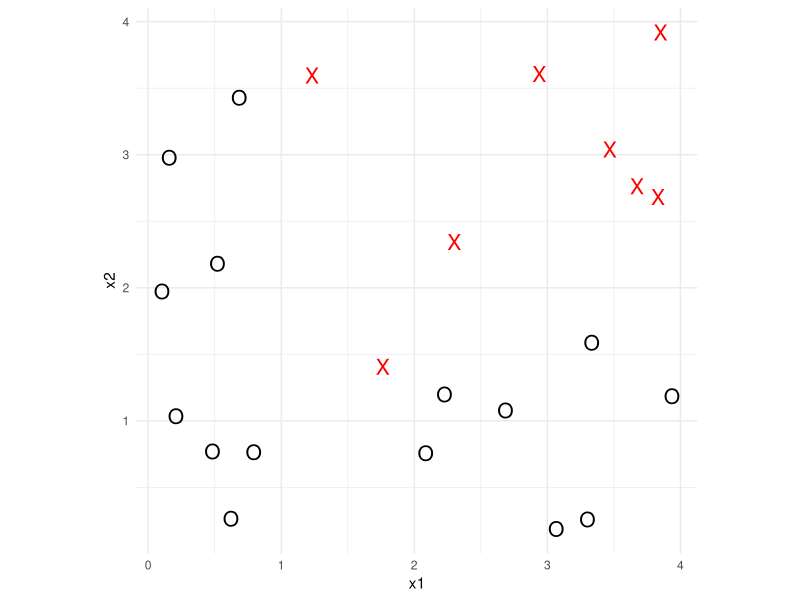
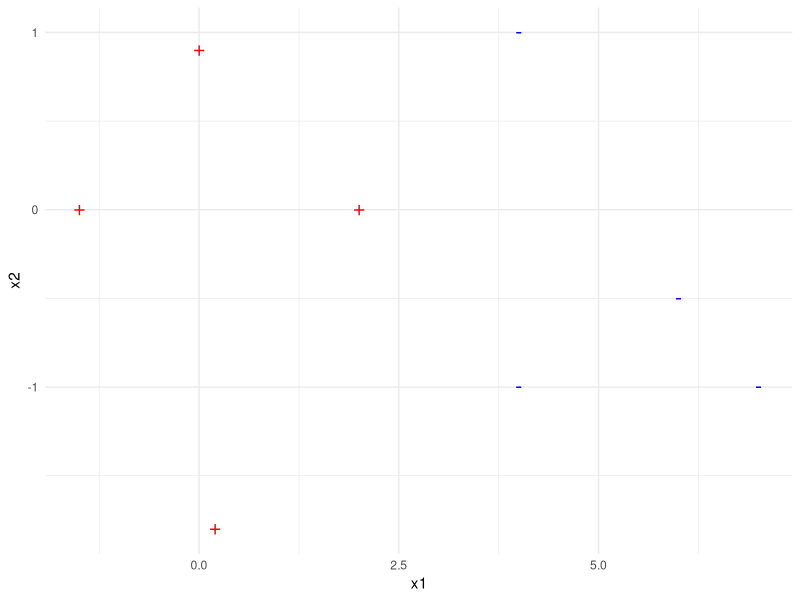

These figures' R source, in order:
## ---- chunk 1

## ---- chunk 2
# The data were generated with this R code.
set.seed(42)
sigma <- function(x)
  1 / (1 + exp(-x))
makedata <- function(n) {
  a <- data.frame(x1 = rnorm(n), x2 = rnorm(n))
  p <- sigma(0.1 - 2 * a$x1 + a$x2 + 0.2 * a$x1 * a$x2)
  a$y <- 1 * (runif(n) < p)
  a
}
data_test <- makedata(10000) # test data set
data <- lapply(2 ^ (3:12), makedata) # training data sets

write.csv(data_test, "toy_test.csv", row.names = FALSE)
for (d in data) {
  write.csv(d, sprintf("toy_train_%d.csv", nrow(d)), row.names = FALSE)
}
## ---- chunk 3
res <- data.frame(n = 2^(3:12), NB="?", LR = "?", LRi="?", OptimalBayes="?", Dummy="?")
knitr::kable(res)
## ---- chunk 4
library(ggplot2)
set.seed(20255)
rtoy <- data.frame(
  x1 = c(runif(8, min = 0, max = 0.8), runif(15, min = 1.2, max = 4)),
  x2 = c(runif(8, min = 0, max = 4), runif(7, min = 2.2, max = 4), runif(8, min = 0, max = 1.8)),
  class = factor(c(rep(0, 8), rep(1, 7), rep(0, 8)))
)
rtoy[14:23, "class"][which.min(rtoy[14:23, "x1"])] <- 1
ggplot(rtoy) +
  geom_point(aes(x1, x2, shape = class, color = class), size = 5) +
  scale_shape_manual(values = c("0" = "O", "1" = "X")) +
  scale_color_manual(values = c("0" = "black", "1" = "red")) +
  labs(x = "x1", y = "x2") +
  coord_equal() +
  theme_minimal() +
  theme(legend.position = "none")
## ---- chunk 5
x <- c(0.0, 2.0, 3.0, 5.0, 6.0, 8.0, 9.0, 12.0, 13.0, 15.0, 16.0, 18.0, 19.0, 21.0)
cl <- c(+1, +1, -1, +1, +1, +1, +1, -1, -1, +1, -1, -1, -1, -1)
knitr::kable(t(df <- data.frame(`$x_i$` = sprintf("%.1f", x), `$c_i$` = sprintf("%+d", cl), row.names = seq_along(x), check.names = FALSE)), align = "r")
## ---- chunk 6
library(ggplot2)
rtoy <- data.frame(
  x1 = c(4,4,7,6,2,0,0.2,-1.5),
  x2 = c(1,-1,-1,-0.5,0,0.9,-1.8,0),
  class = factor(c(-1,-1,-1,-1,1,1,1,1)))
rtoy <- rtoy[order(rtoy$x1),]
rownames(rtoy) <- LETTERS[1:nrow(rtoy)]
ggplot(rtoy) +
  geom_point(aes(x1, x2, shape = class, color = class), size = 5) +
  scale_shape_manual(values = c("-1" = "-", "1" = "+")) +
  scale_color_manual(values = c("-1" = "blue", "1" = "red")) +
  labs(x = "x1", y = "x2") +
  theme_minimal() +
  theme(legend.position = "none")


knitr::kable(rtoy)
